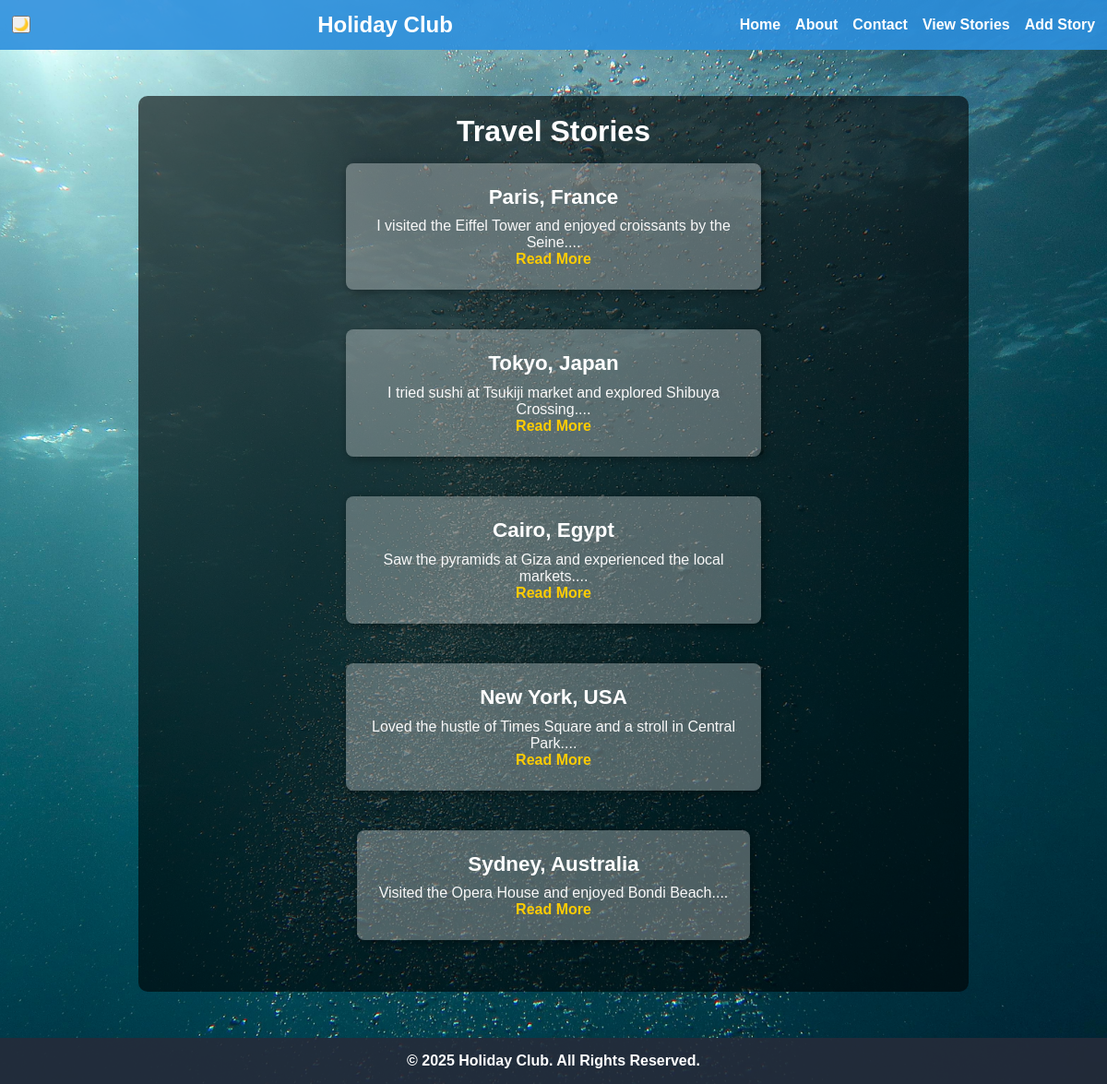
Page /viewstory on the earlier database version.
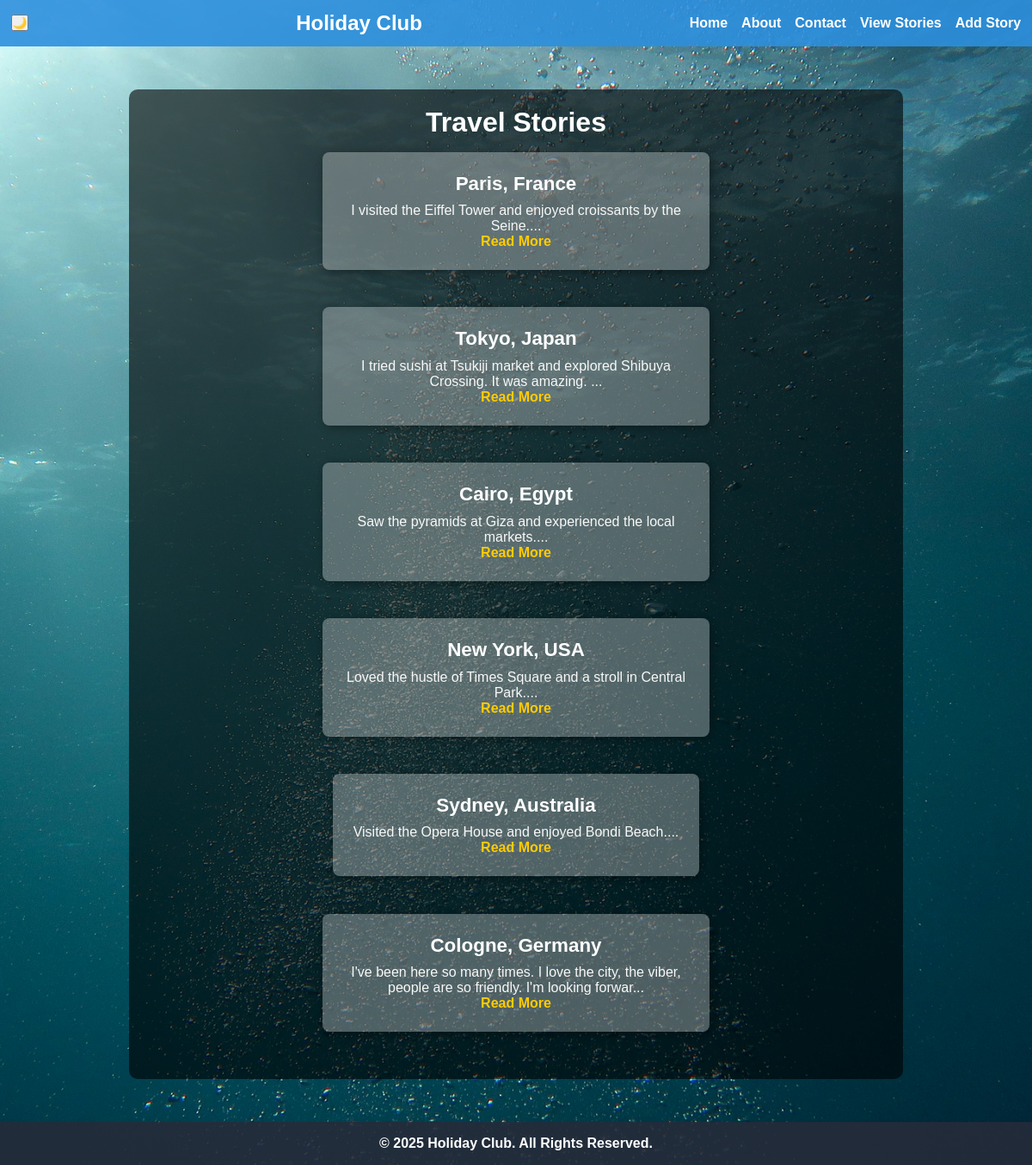
Same page on the later database version.
### tables this page shows
CREATE TABLE stories (
            id INTEGER PRIMARY KEY AUTOINCREMENT,
            location TEXT NOT NULL,
            story_text TEXT NOT NULL
        );

### app.py (the view)
@app.route('/viewstory')
def view_story():
    conn = get_db_connection()
    stories = conn.execute('SELECT * FROM stories').fetchall()
    conn.close()
    return render_template('viewstory.html', stories=stories)

### app.py (called while the page is built)
def get_db_connection():
    conn = sqlite3.connect(DATABASE)
    conn.row_factory = sqlite3.Row
    return conn

### templates/viewstory.html
{% extends 'base.html' %}
{% block content %}
<h1>Travel Stories</h1>
<ul class="stories-list">
  {% for story in stories %}
    <li>
      <h2>{{ story.location }}</h2>
      <p>{{ story.story_text[:100] }}...</p>
      <a href="{{ url_for('story_detail', story_id=story.id) }}">Read More</a>
    </li>
  {% endfor %}
</ul>
{% endblock %}

### templates/base.html (shortened to what this page needs)
<!DOCTYPE html>
<html lang="en">
<head>
  <link rel="stylesheet" href="{{ url_for('static', filename='css/styles.css') }}">
</head>
<body>
  <nav class="navbar">
    <button id="dark-mode-toggle">🌙</button>
    <div class="nav-logo">
      <a href="{{ url_for('index') }}">Holiday Club</a>
    </div>
    <ul class="nav-links">
      <li><a href="{{ url_for('index') }}">Home</a></li>
      <li><a href="{{ url_for('about') }}">About</a></li>
      <li><a href="{{ url_for('contact') }}">Contact</a></li>
      <li><a href="{{ url_for('view_story') }}">View Stories</a></li>
      <li><a href="{{ url_for('add_story') }}">Add Story</a></li>
    </ul>
  </nav>
  <div class="container">
    {% block content %}
    {% endblock %}
  </div>
  <footer>
    <p>© 2025 Holiday Club. All Rights Reserved.</p>
  </footer>
</body>
</html>

### static/css/styles.css (style rules this page uses)
* { margin: 0; padding: 0; box-sizing: border-box; }
body { background: url("../images/background.jpg") no-repeat center center fixed; background-size: cover; font-family: Arial, sans-serif; color: white; margin: 0; padding: 0; }
h1, h2 { margin-bottom: 1rem; }
.container { background: rgba(0, 0, 0, 0.6); padding: 20px; border-radius: 10px; max-width: 900px; margin: 50px auto; text-align: center; }
.navbar { background-color: rgba(45, 143, 221, 0.9); display: flex; justify-content: space-between; align-items: center; padding: 0.8rem; }
.nav-logo a { color: #fff; text-decoration: none; font-size: 1.5rem; font-weight: bold; }
.nav-links { list-style: none; display: flex; gap: 1rem; }
.nav-links li a { color: #fff; text-decoration: none; font-weight: bold; }
footer { text-align: center; padding: 1rem; background-color: rgba(37, 44, 58, 0.9); color: white; font-weight: bold; margin-top: 2rem; }
.stories-list { list-style: none; margin: 1rem 0; padding: 0; display: flex; flex-wrap: wrap; gap: 1.5rem; justify-content: center; }
.stories-list li { background: rgba(255, 255, 255, 0.3); margin-bottom: 1.2rem; padding: 1.5rem; border-radius: 8px; max-width: 450px; text-align: center; box-shadow: 2px 2px 12px rgba(0, 0, 0, 0.4); }
.stories-list li h2 { margin-bottom: 0.6rem; color: #fff; font-size: 1.4rem; font-weight: bold; }
.stories-list li p { color: #f8f8f8; font-size: 1rem; }
.stories-list li a { color: #ffcc00; font-weight: bold; text-decoration: none; }

Differences in the rows shown:
changed stories "Tokyo, Japan": story_text "I tried sushi at Tsukiji market and explored Shibuya Crossing." → "I tried sushi at Tsukiji market and explored Shibuya Crossing. It was amazing."
added stories: location "Cologne, Germany", story_text "I've been here so many times. I love the city, the viber, people are so friendly. I'm looking forwar"
